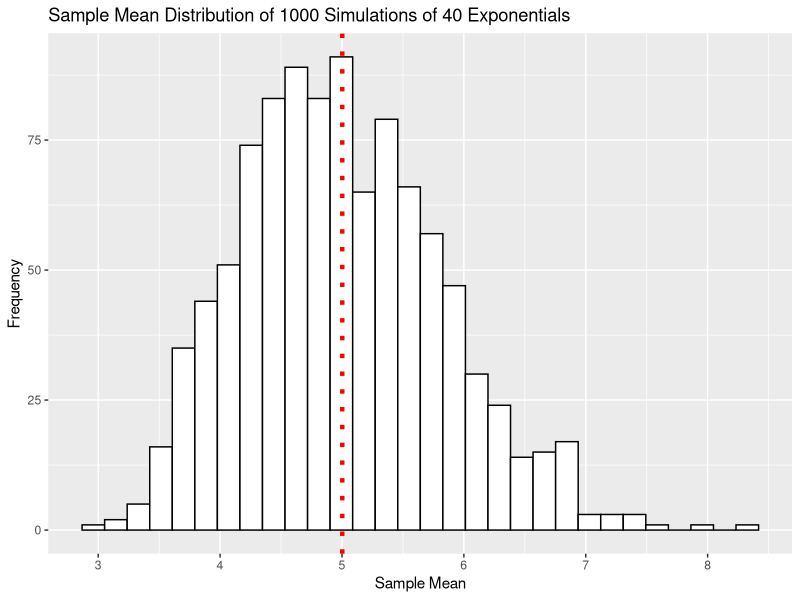
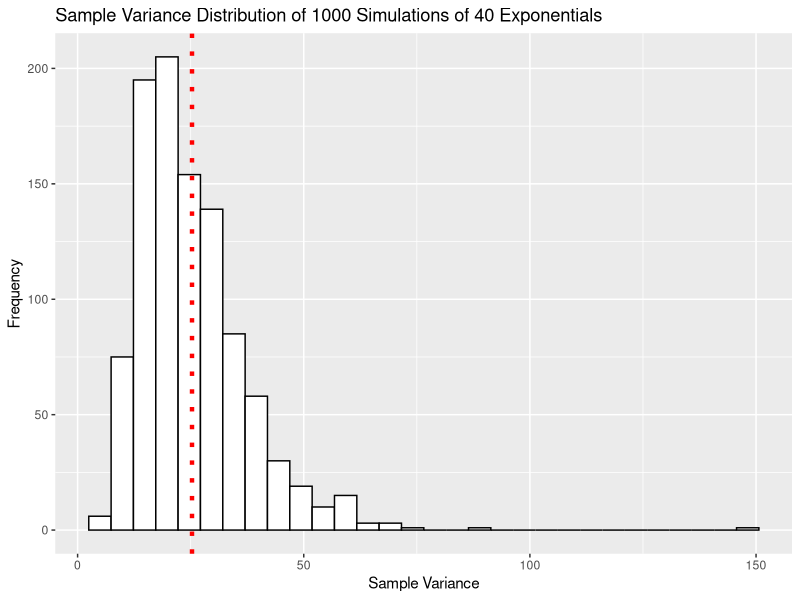
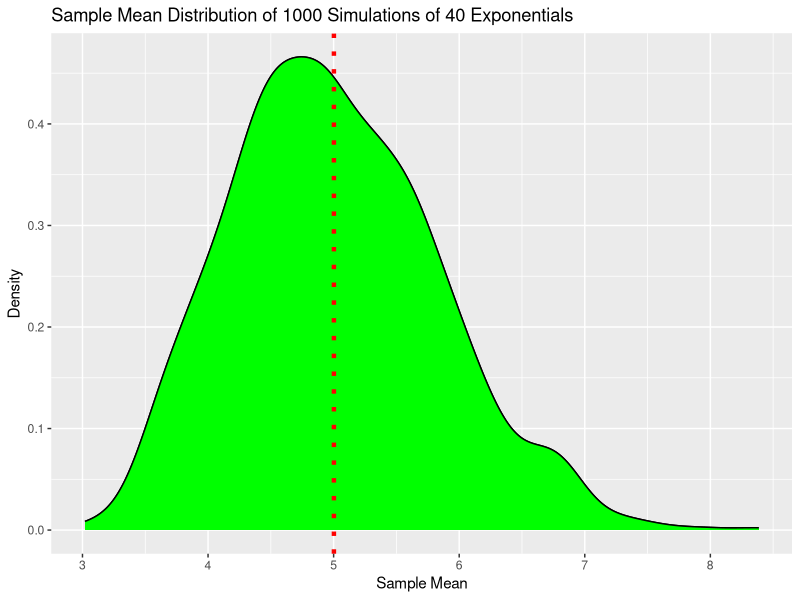

The R script that drew these images, in order:
## ---- chunk 1
knitr::opts_chunk$set(echo = TRUE)
library(ggplot2)
set.seed(124345)

## ---- chunk 2

lambda <- 0.2 
n<- 40 # Number of exponentials to be generated per simulation

mn <- NULL
variance <- NULL

for(i in 1:1000){ # 1000 simulations with each simulation having 40 exponentials
  expon <- rexp(n,lambda)
  mn <- c(mn,mean(expon)) # mean of each simulation appended to a common vector/list
  variance <- c(variance, var(expon)) # find variance for each simulation
}

# Find average of means of all simulations
pMean <- mean(mn)
# Find variance of means of all simulations
pVariance <- mean(variance) # average variance or point where variances are centered toward

## ---- chunk 3
# Plot the sample means distribution
gg <- qplot(mn,ylab="Frequency", geom = "histogram", xlab="Sample Mean", main="Sample Mean Distribution of 1000 Simulations of 40 Exponentials")
gg <- gg + geom_histogram(fill="white", color="black") 
gg <- gg + geom_vline(lwd=1.5, xintercept = pMean, colour = "red", lty=3) 
gg

print(1/lambda) # Theoritical Mean (& Standard deviation) of the sample mean-exponential distribution

print(pMean) #sample Mean

## ---- chunk 4
# Plot the sample variances distribution
gg2 <- qplot(variance,ylab="Frequency", geom = "histogram", xlab="Sample Variance", main="Sample Variance Distribution of 1000 Simulations of 40 Exponentials")
gg2 <- gg2 + geom_histogram(fill="white", color="black") + geom_vline(lwd=1.5, xintercept = pVariance, colour = "red", lty=3) 
gg2

# Standard deviation of the distribution

print(1/(lambda^2)) # Theoritical Standard deviation of the sample mean-exponential distribution

print(pVariance) # sample SD

## ---- chunk 5
# Plot the density graph for the sample means of the  distribution 
gg3 <- qplot(mn,ylab="Density", geom = "density", xlab="Sample Mean", main="Sample Mean Distribution of 1000 Simulations of 40 Exponentials") + geom_density(fill="green", color = "black")
gg3 <- gg3 + geom_vline(lwd=1.5, xintercept = pMean, colour = "red", lty=3)
gg3

